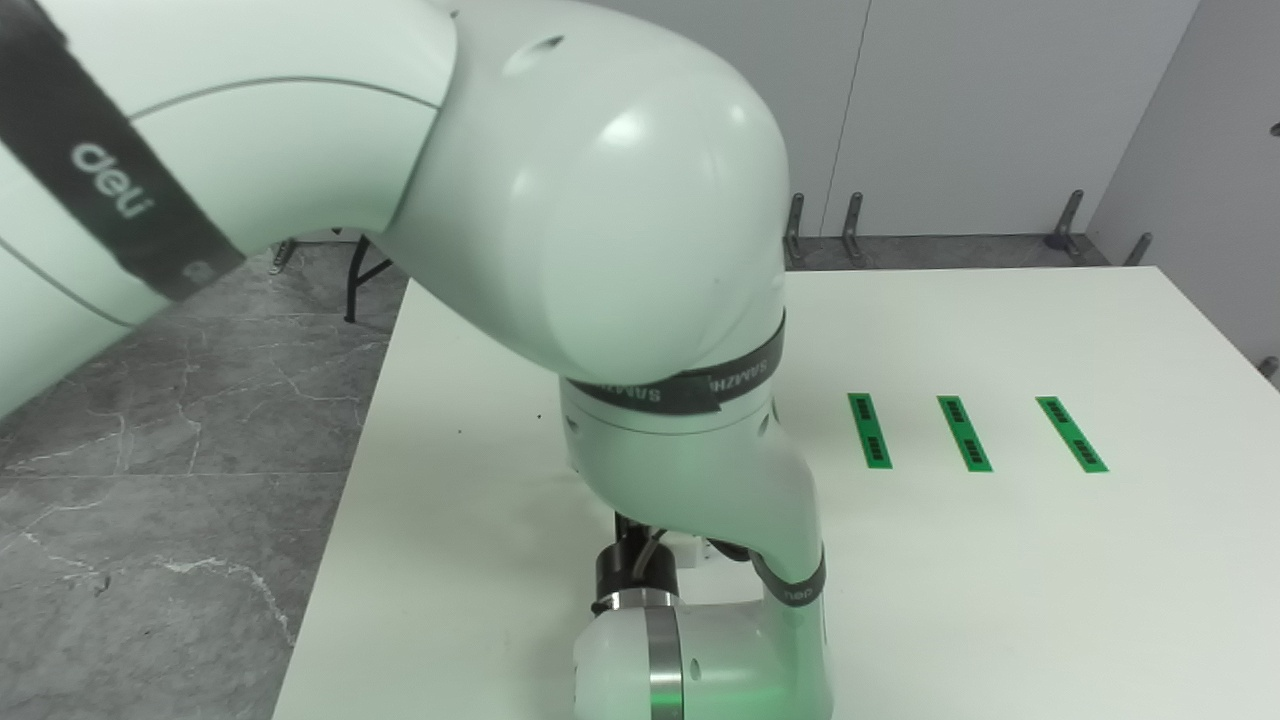
#> input picture captures/20260903_222646_zed.jpg, 1280 x 720 px
$ python -i thermal_pad_geometry.py   (imports and definitions only)
#> lines starting #> are read from the running program, lines starting #| are printed output that depends on the picture; after the words box and inside, x2 and y2 are one past the last pixel; in counts of white or black regions, pixels touching at a corner belong together
#> further down, picture is the input picture: shape (720, 1280, 3); mean B, G, R 147.1, 156.5, 144.9
"""Pure vision and geometry helpers for the left-wrist thermal-pad pick."""

from __future__ import annotations

from dataclasses import dataclass

import cv2
import numpy as np


@dataclass(frozen=True)
class Intrinsics:
    width: int
    height: int
    fx: float
    fy: float
    cx: float
    cy: float


@dataclass(frozen=True)
class PadObservation:
    center_uv: tuple[float, float]
    grasp_uv: tuple[float, float]
    long_axis_uv: tuple[float, float]
    size_px: tuple[float, float]
    area_px: float
    mask: np.ndarray


def detect_pad_end(
    bgr: np.ndarray,
    near_end_direction: tuple[float, float] = (1.0, 0.0),
    endpoint_inset_fraction: float = 0.14,
) -> PadObservation | None:
    """Locate the grey pad and select its calibrated robot-near end.

    In the recorded initial left-wrist pose the end nearest the robot points
    toward positive image X.  The direction remains configurable because a
    remounted camera changes that relationship.
    """
#> called with near_end_direction = (1, 0), endpoint_inset_fraction = 0.14
    if bgr is None or bgr.ndim != 3 or bgr.shape[2] != 3:
        return None
    height, width = bgr.shape[:2]
#> height = 720; width = 1280
    hsv = cv2.cvtColor(bgr, cv2.COLOR_BGR2HSV)
#> hsv: shape (720, 1280, 3); mean H, S, V 67.5, 20.7, 156.6
    saturation, value = hsv[:, :, 1], hsv[:, :, 2]
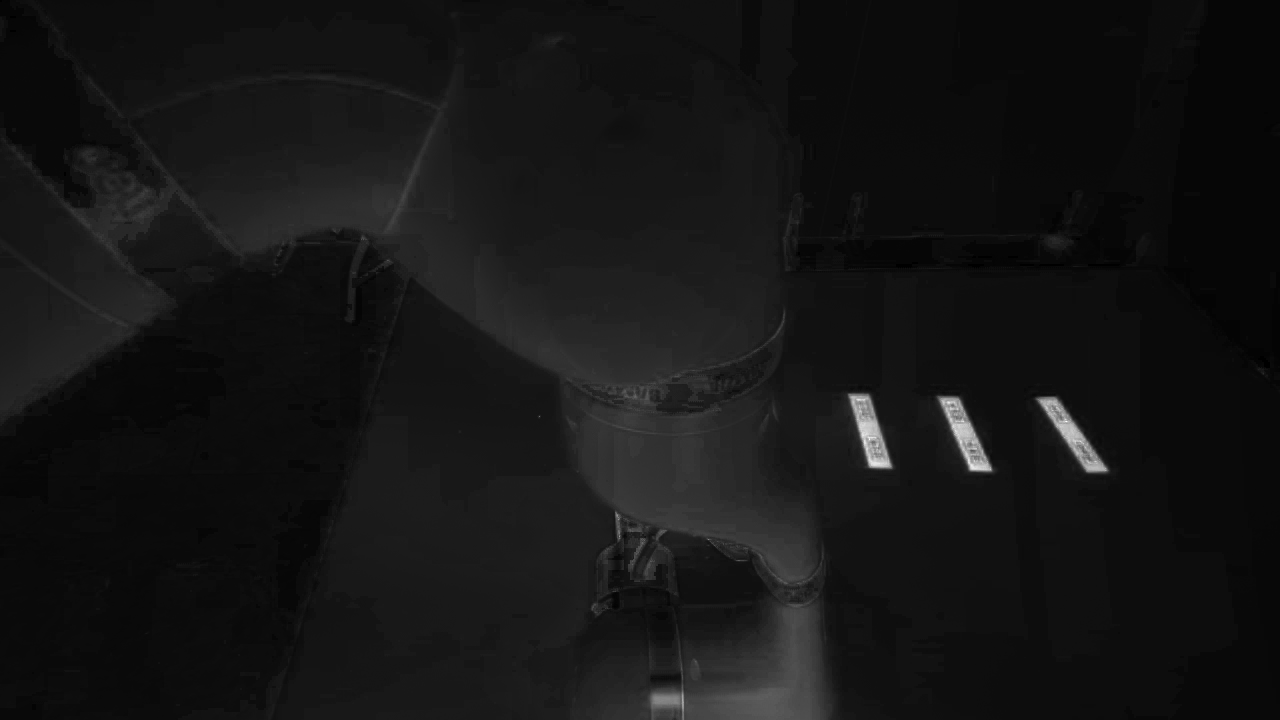
#> saturation: shape (720, 1280); min 0, max 255, mean 20.7
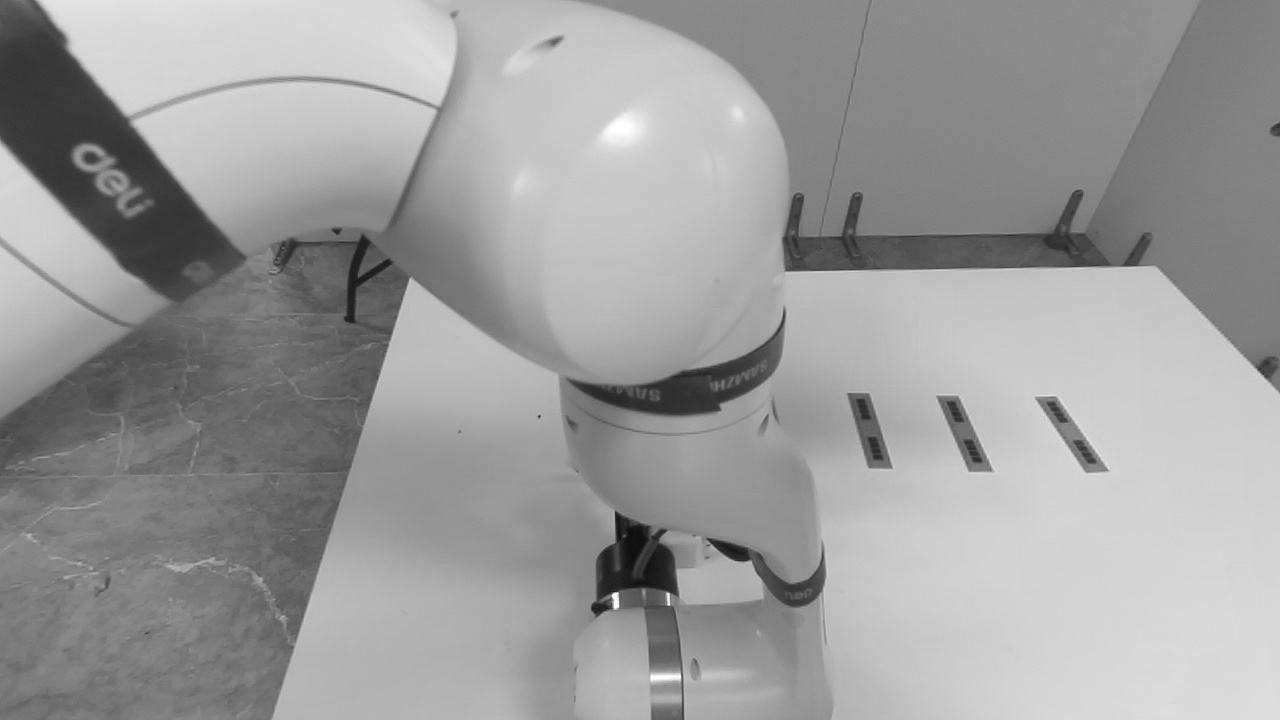
#> value: shape (720, 1280); min 12, max 255, mean 156.6
    mask = np.uint8((value >= 42) & (value <= 175) & (saturation <= 82)) * 255
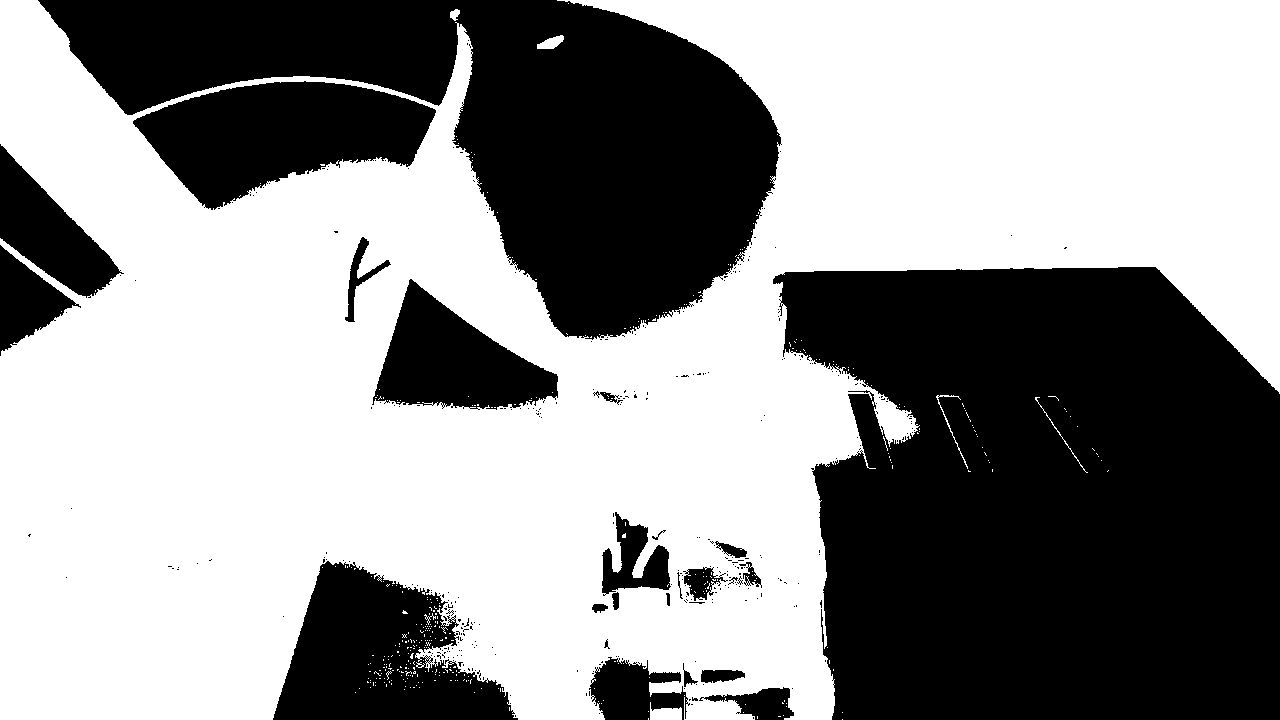
#> mask: shape (720, 1280); 57.1% white; 344 black regions (320 under 20 px), largest, box (x1, y1, x2, y2) and area: (773, 267, 1280, 720) 196405, (38, 0, 782, 340) 114065, (133, 81, 436, 210) 23576
    allowed = np.zeros_like(mask)
    allowed[int(0.06 * height):int(0.92 * height), int(0.24 * width):] = 255
    mask &= allowed
#> mask: shape (720, 1280); 34.1% white; 267 white regions (262 under 20 px), largest, box (x1, y1, x2, y2) and area: (307, 43, 1280, 662) 313282, (936, 395, 968, 469) 143, (537, 43, 560, 49) 118, (1035, 397, 1088, 473) 106, (424, 613, 436, 625) 35
    mask = cv2.morphologyEx(mask, cv2.MORPH_OPEN, np.ones((3, 3), np.uint8))
#> mask: shape (720, 1280); 33.8% white; 14 white regions (6 under 20 px), largest, box (x1, y1, x2, y2) and area: (307, 43, 1280, 662) 310669, (537, 43, 558, 49) 115, (425, 648, 440, 656) 75
    mask = cv2.morphologyEx(mask, cv2.MORPH_CLOSE, np.ones((7, 7), np.uint8))
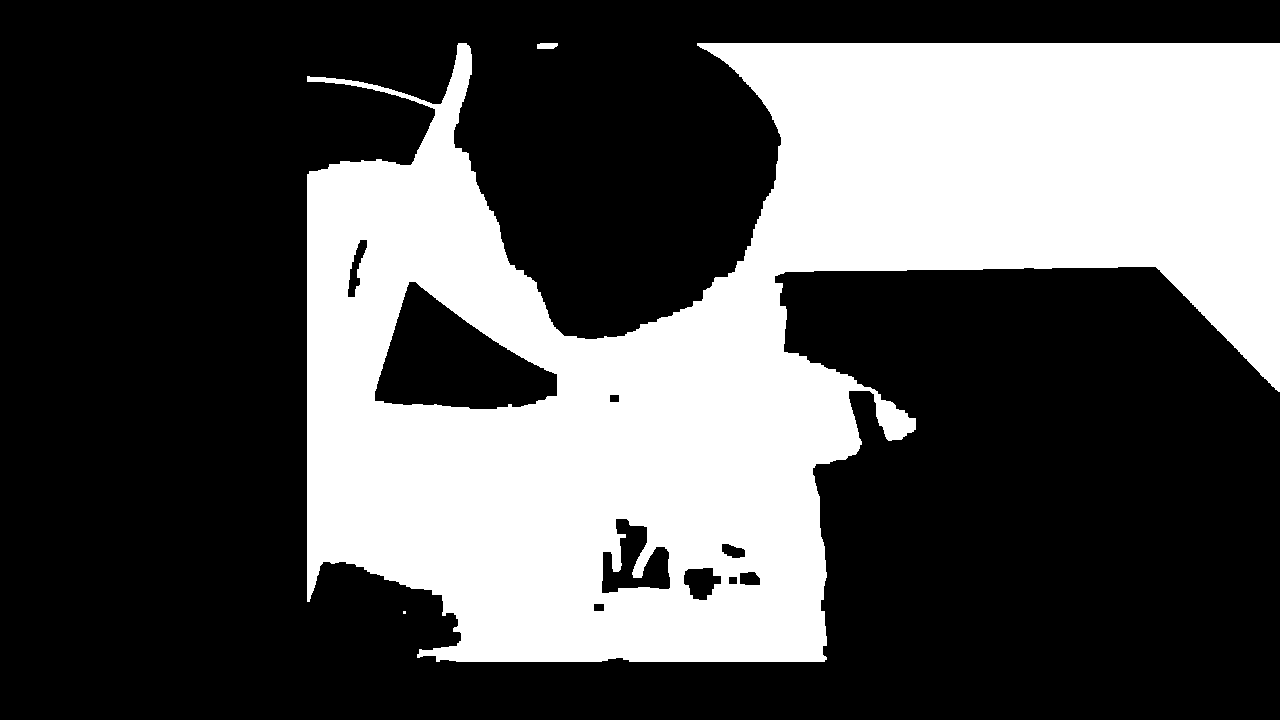
#> mask: shape (720, 1280); 34% white; 3 white regions (1 under 20 px)
    contours, _ = cv2.findContours(mask, cv2.RETR_EXTERNAL, cv2.CHAIN_APPROX_SIMPLE)
#> contours = 3 contours, 1 with area under 20; largest, box (x1, y1, x2, y2) and area: (307, 43, 1280, 662) 328910, (537, 43, 558, 49) 91

    choices: list[tuple[float, np.ndarray, tuple]] = []
    for contour in contours:
        area = float(cv2.contourArea(contour))
        if area < max(280.0, 0.0012 * width * height):
            continue
        rect = cv2.minAreaRect(contour)
        (_, _), (a, b), _ = rect
        long_side, short_side = max(a, b), min(a, b)
        if short_side < 8 or long_side / max(short_side, 1.0) < 2.2:
            continue
        if long_side > 0.58 * width or short_side > 0.24 * height:
            continue
        # Prefer an elongated, sizeable region close to the vertical center.
        cy = float(rect[0][1])
        score = area * min(long_side / max(short_side, 1.0), 6.0)
        score /= 1.0 + abs(cy - height / 2.0) / height
        choices.append((score, contour, rect))
#> this loop made 3 passes
#> area on pass 2: 91
#> (area, rect, a, b, long_side, short_side) on pass 3: (328909.5, ((793, 352), (618, 972), -90), 618, 972, 972, 618)
#> after the loop, choices = []
    if not choices:
        return None

    _, contour, rect = max(choices, key=lambda item: item[0])
    center = np.asarray(rect[0], dtype=np.float64)
    box = cv2.boxPoints(rect).astype(np.float64)
    edges = np.roll(box, -1, axis=0) - box
    axis = edges[int(np.argmax(np.linalg.norm(edges, axis=1)))]
    axis /= np.linalg.norm(axis)
    direction = np.asarray(near_end_direction, dtype=np.float64)
    if np.linalg.norm(direction) < 1e-9:
        raise ValueError("near_end_direction must be non-zero")
    if float(np.dot(axis, direction)) < 0:
        axis = -axis
    long_side, short_side = sorted(map(float, rect[1]), reverse=True)
    reach = 0.5 * long_side * (1.0 - 2.0 * float(endpoint_inset_fraction))
    grasp = center + axis * reach

    selected = np.zeros_like(mask)
    cv2.drawContours(selected, [contour], -1, 255, thickness=-1)
    return PadObservation(
        center_uv=(float(center[0]), float(center[1])),
        grasp_uv=(float(grasp[0]), float(grasp[1])),
        long_axis_uv=(float(axis[0]), float(axis[1])),
        size_px=(long_side, short_side),
        area_px=float(cv2.contourArea(contour)),
        mask=selected,
    )


# [89 lines left out: functions register_depth_point, quaternion_matrix, pose_matrix, not called in this run]


def transform_point(transform: np.ndarray, point: np.ndarray) -> np.ndarray:
    return (np.asarray(transform, dtype=np.float64) @ np.r_[point, 1.0])[:3]

>>> import cv2
>>> picture = cv2.imread('captures/20260903_222646_zed.jpg')
>>> result = detect_pad_end(picture)

$ run again, on captures/pregrasp_black_base_reference_left.jpg
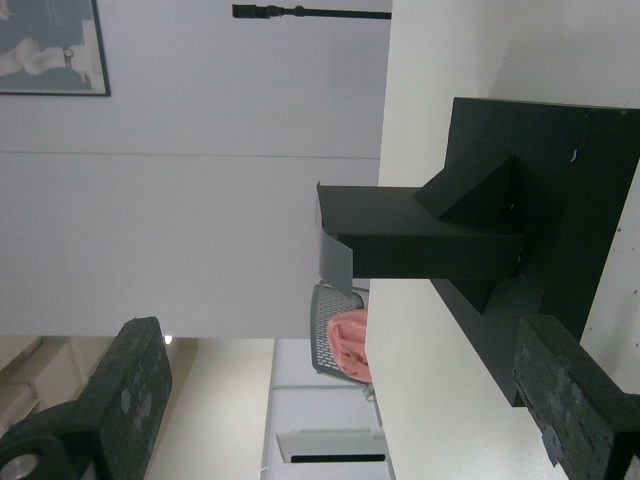
#> input picture captures/pregrasp_black_base_reference_left.jpg, 640 x 480 px
#> picture is the input picture: shape (480, 640, 3); mean B, G, R 113.9, 115.4, 112.4
#> hsv: shape (480, 640, 3); mean H, S, V 82.5, 32.3, 117.7
#> in detect_pad_end, `mask = np.uint8((value >= 42) & (value <= 175) & (saturation <= 82)) *..`:
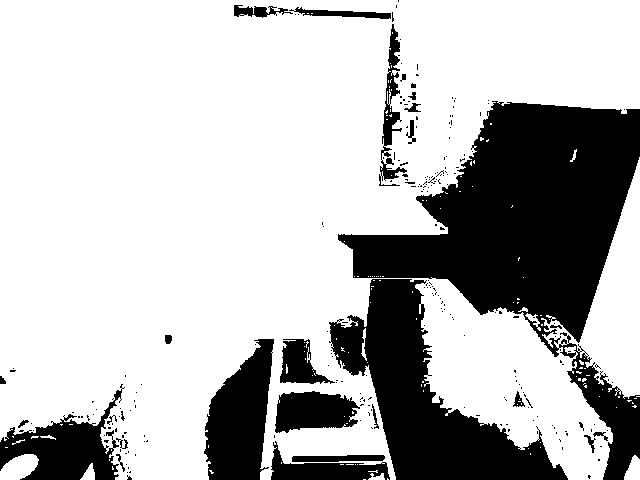
#> mask: shape (480, 640); 73% white; 243 black regions (215 under 20 px), largest, box (x1, y1, x2, y2) and area: (338, 101, 640, 480) 42792, (329, 279, 568, 480) 18352, (204, 339, 274, 480) 6549
#> in detect_pad_end, `mask = cv2.morphologyEx(mask, cv2.MORPH_CLOSE, np.ones((7, 7), np.uint..`:
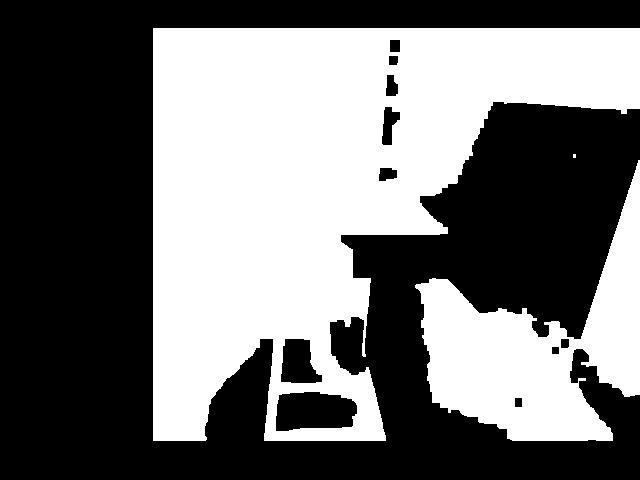
#> mask: shape (480, 640); 44.7% white; 3 white regions (1 under 20 px)
#> contours = 3 contours, 1 with area under 20; largest, box (x1, y1, x2, y2) and area: (153, 28, 640, 441) 114560, (415, 160, 640, 441) 26242
#> the loop in detect_pad_end, `for contour in contours:` made 3 passes
#> (area, rect, a, b, long_side, short_side) on passes 1, 3: (26242.5, ((527, 300), (280, 224), -90), 280, 224, 280, 224), (114560, ((396, 234), (412, 486), -90), 412, 486, 486, 412)
#> after the loop in detect_pad_end, `for contour in contours:`: choices = []
